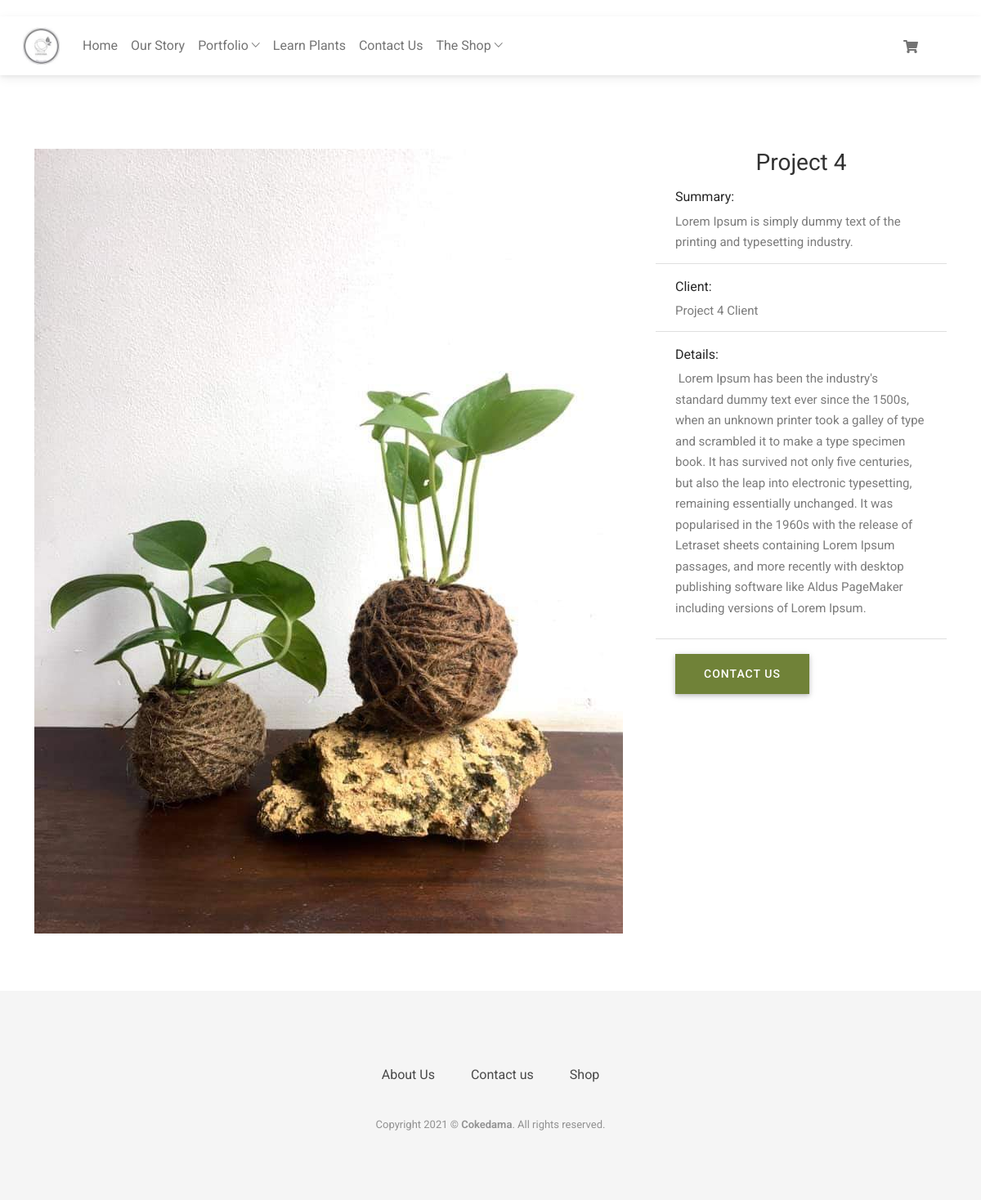
/portfolio-single/4/project-4/, run on the app's committed database.
### website/models.py (models this page shows, shortened)
class Project(models.Model):
    name = models.CharField(max_length=200, db_index=True)
    project_summary = models.TextField(blank=True)
    slug = models.SlugField(max_length=200, db_index=True)
    image1 = models.ImageField(upload_to='past_projects/%Y/%m/%d',
                               blank=True)
    image2 = models.ImageField(upload_to='past_projects/%Y/%m/%d',
                               blank=True)
    image3 = models.ImageField(upload_to='past_projects/%Y/%m/%d',
                               blank=True)
    image4 = models.ImageField(upload_to='past_projects/%Y/%m/%d',
                               blank=True)
    description = RichTextField(blank=True)
    client_name = models.CharField(max_length=200, blank=True, default='')
    class Meta:
        ordering = ('name',)
        index_together = (('id', 'slug'),)

### website/views.py (the view)
# urls.py: path('portfolio-single/<int:id>/<slug:slug>/', views.portfolio_single, name="portfolio_single"),
def portfolio_single(request, id, slug):
    project = get_object_or_404(Project, slug=slug, id=id)
    return render(request, 'portfolio-single.html', {'project': project})

### cart/cart.py (called while the page is built)
    def __len__(self):
        return sum(item['quantity'] for item in self.cart.values())

### cart/context_processors.py (called while the page is built)
def cart(request):
    return {'cart': Cart(request)}

### website/templates/portfolio-single.html (shortened to what this page needs)
{% extends "main_base.html" %}
{% load static %}
{% block content %}
    <section class="portfolio-single-page section-sm">
        <div class="container">
            <div class="row ">
                <div class="col-xl-8 col-lg-7">
                    <div class="portfolio-single-slider ">
                        <div><img class="img-fluid" src="
                                {% if project.image2 %}{{ project.image2.url }}{% else %}{% static 'website/images/logo.png' %}{% endif %}">
                        </div>
                    </div>
                </div>
                <div class="col-xl-4 col-lg-5 mt-5 mt-lg-0">
                    <div class="project-details">
                        <h2 class=" text-center"><strong>{{ project.name }}</strong></h2>
                        <ul class="list-group list-group-flush">
                            <li class="list-group-item"><h6>Summary:</h6>
                                <p class="mb-1">{{ project.project_summary }}</p></li>
                            <li class="list-group-item"><h6>Client:</h6>
                                <p class="mb-1">{{ project.client_name }}</p></li>
                            <li class="list-group-item"><h6>Details:</h6>
                                <p class="mb-1">{{ project.description|safe }}</p></li>
                            <li class="list-group-item"><a class="btn btn-main text-center" href="{% url 'contact' %}">Contact
                                Us</a></li>
                        </ul>
                    </div>
                </div>
            </div>
        </div>
    </section>
{% endblock %}

### static/website/css/style.css (style rules this page uses)
body { line-height: 1.65; font-family: "Roboto", sans-serif; -webkit-font-smoothing: antialiased; }
h1, h2, h3, h4, h5, h6 { font-family: "Roboto", sans-serif; }
h1, h2, h3, h4, h5, h6 { font-weight: 400; }
h2 { font-size: 28px; }
p { color: #7B7B7B; font-size: 15px; font-family: "Roboto", sans-serif; line-height: 1.7; }
ol, ul { margin: 0; padding: 0; list-style: none; }
a, a:focus, a:hover { text-decoration: none; outline: 0; color: #708238; }
.slick-slide { outline: 0; }
.btn-main, .btn-transparent, .btn-small { background: #708238; color: #fff; display: inline-block; font-size: 14px; letter-spacing: 1px; padding: 14px 35px; text-transform: uppercase; border-radius: 0; transition: all 0.2s ease; }
.section-sm { padding: 70px 0; }
.portfolio-single-page .project-details strong { color: #313131; font-weight: normal; }
.portfolio-single-page .project-details ul li { margin-bottom: 10px; }
.portfolio-single-slider { cursor: -webkit-grab; cursor: grab; }

### data on the page
Project: image2 (picture), name "Project 4", project_summary "Lorem Ipsum is simply dummy text of the printing and typesetting industry.", client_name "Project 4 Client", description "Lorem Ipsum has been the industry's standard dummy text ever since the 1500s, when an unknown printer took a galley of type and scrambled it to make a type specimen book. It has survived not only five centuries, but also the leap into electronic typesetting, remaining essentially unchanged. It was popularised in the 1960s with the release of Letraset sheets containing Lorem Ipsum passages, and more recently with desktop publishing software like Aldus PageMaker including versions of Lorem Ipsum."
